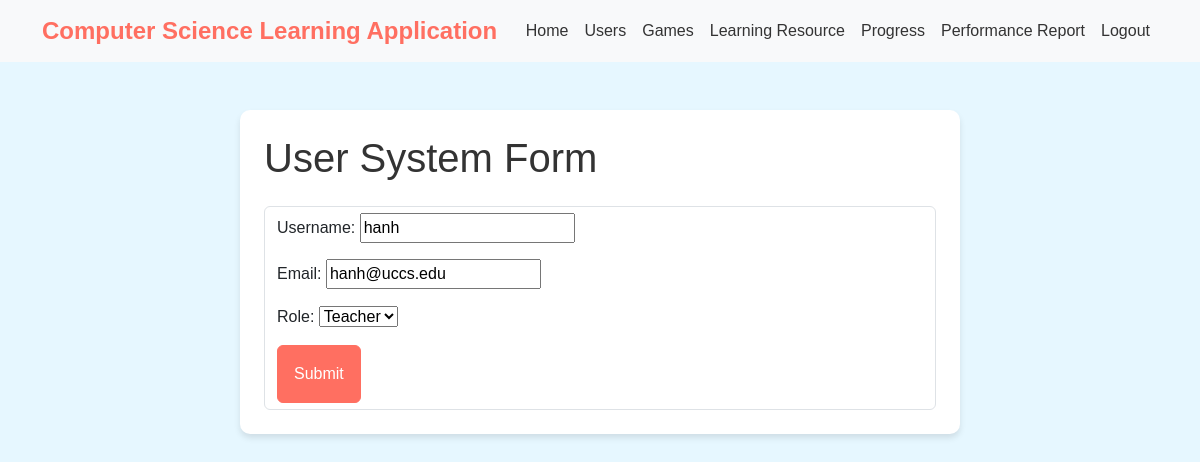
The page /users/17/edit/ (signed in) on the database as committed earlier.
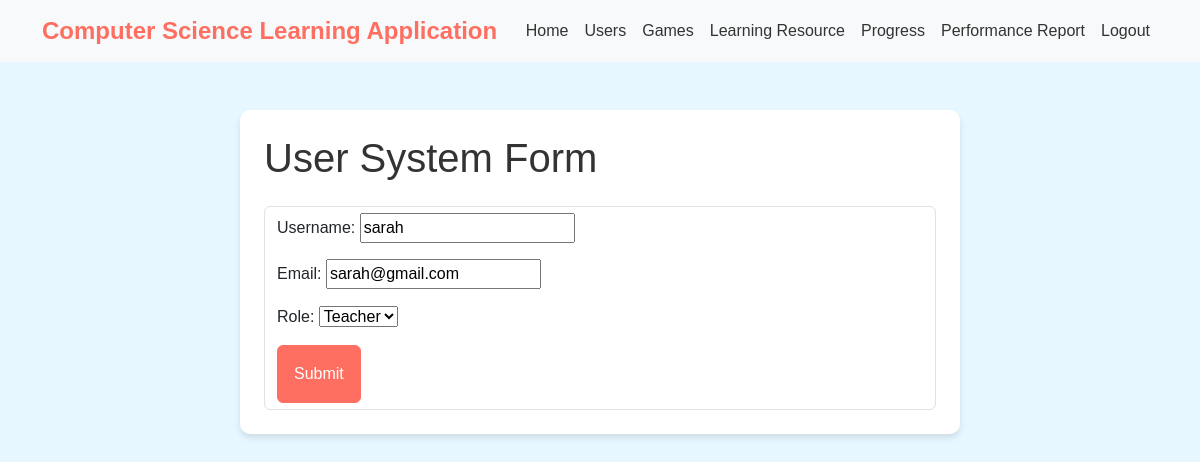
The same page on the database as committed later.
### computer_science_learning_app/models.py (models this page shows, shortened)
class Usersys(AbstractBaseUser):
    UserID = models.AutoField(primary_key=True)
    Username = models.CharField(max_length=100, unique=True)
    Email = models.EmailField(unique=True)
    Role_choices = [
        ("student", "Student"),
        ("parent", "Parent"),
        ("teacher", "Teacher"),
    ]
    Role = models.CharField(max_length=20, choices=Role_choices, default='student')
    is_staff = models.BooleanField(default=False)
    objects = UsersysManager()
    USERNAME_FIELD = 'Username'
    REQUIRED_FIELDS = ['username']

### computer_science_learning_app/views.py (the view, shortened to what this page needs)
# urls.py: path('users/<int:pk>/edit/', UsersysUpdateView.as_view(), name='usersys_edit'),
class UsersysUpdateView(LoginRequiredMixin, UpdateView):
    model = Usersys
    form_class = UsersysForm
    template_name = "usersys_form.html"

### computer_science_learning_app/forms.py
class UsersysForm(forms.ModelForm):
    class Meta:
        model = Usersys
        fields = ["Username", "Email", "Role"]

### computer_science_learning_app/templates/usersys_form.html (shortened to what this page needs)
{% extends "base_template.html" %}
{% block content %}
<div class="container mt-5">
    <div class="row justify-content-center">
        <div class="col-md-8">
            <div class="card p-4">
                <h1 class="mb-4">User System Form</h1>
                <form method="post" class="form-control ">
                    {{ form.as_p }}
                    <button type="submit" class="p-3 btn btn-primary">Submit</button>
                </form>
            </div>
        </div>
    </div>
    {% endblock %}

Rows that differ between the two databases and show on the page:
changed Usersys "Teacher": Username "hanh" → "sarah"; Email "hanh@uccs.edu" → "sarah@gmail.com"
